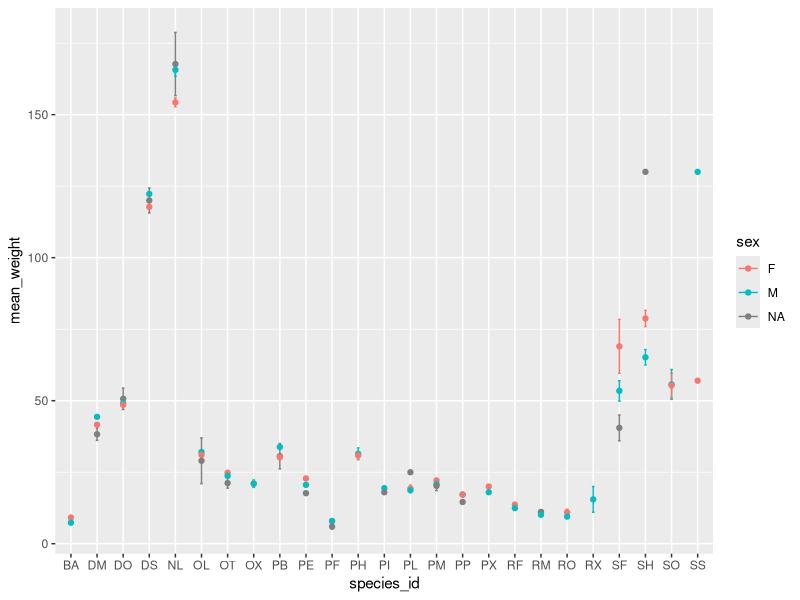

Source code (R):
# 16/10/2018
# MG
# Intro to Dplyr for SCC

# Install tidyverse 
install.packages("tidyverse")

#load tidyverse
require(tidyverse)
# this is an "umbrella-package" including tidyr, dplyr, ggplot2, tibble, etc. that share interfaces and data structure to allow data anlysis to flow easily from one task to another.

# working though example from datacarpentry (https://datacarpentry.org/R-ecology-lesson/03-dplyr.html)

#downloaded data sets and saved them to my desktop 
setwd("C:/Users/mg57/Box Sync/Coding club/tidyverse eg/1314459")
setwd("C:/Users/Owner/Box Sync/Coding club/tidyverse eg/1314459")

# load data using read_csv() function, from the tidyverse package readr, instead of  read.csv()
surveys <- read_csv("combined.csv")

# inspect the data
str(surveys)

# use print() finction to view tibble in console. 
print(surveys)

# in readr::read_csv() data frames are automatically read in as tbl_df ("tibbles")
# main differences:

# Displays the data type of each column under its name: 
  # int - integer
  # dbl - real numbers
  # chr - character 
  # dttm - date-times 

# it only prints the first few rows of data and only as many columns as fit on one screen.
# Columns of class character are never converted into factors.



#### Using Dply functions to start manipulating data in R  ####

# there are 6 key verbs that will solve the majoriy of data mainpulation problems:

# select(): subset columns
# filter(): subset rows on conditions
# mutate(): create new columns by using information from other columns
# group_by() and summarize(): create summary statisitcs on grouped data
# arrange(): sort results

# all functions work in the same way:

# verb(data frame, variables)
# build on this to acheive more complex results...

# Start off with selecting columns and filtering rows 

select(surveys, # data frame
       plot_id, species_id, weight # vaiables
       ) 

filter(surveys, year == 1995)

#### Intro to pipes ####

# Piping allows you to easily nest functions to stop your workspace becoming too cluttered  but still makes the code readable. You can read the pipe like the word "then"

# Pipes in R look like  %>% and are made available via the magrittr package (in the tidyverse). If you use RStudio, you can type the pipe with Ctrl + Shift + M if you have a PC or Cmd + Shift + M if you have a Mac.

# we have to change the verb-data frame-variable rule above to data frame-verb-variable:

surveys_sml <- surveys %>%
  filter(weight < 5) %>%
  select(species_id, sex, weight)

# in the above example, we took the data frame surveys, then we filtered for rows with weight < 5, then we selected columns species_id,  sex, and weight and made a new data frame: surveys_sml 

surveys_sml

# you can also use pipes with non-dplyr functions
# eg. if you want to just see the first couple of linkes of the tbl

surveys %>%
  filter(weight < 5) %>%
  select(species_id, sex, weight) %>%
  head()

#### Mutate #### 

# Use mutate to create a new column based on the values of exisitng columns for example changing units or finding the ratio between columns 

surveys %>%
  mutate(weight_kg                                # new column name
         = weight / 1000                          # create values 
         )

# You can also create a second new column based on the values in the 1st new column using a single line of code 

surveys %>%
  mutate(weight_kg = weight / 1000,
         weight_kg2 = weight_kg * 2)

# Using the piping we can build on this to make the function more complex. 
# If we wanted to create a new table with the NAs removed we can use the filter fuction (is.na function to selected the NAs and the ! to select everything that is not an NA) 

surveys %>%
  filter(!is.na(weight)) %>%
  mutate(weight_kg = weight / 1000)

#### Group_by() and summerize() ####

# We often want to group data get a summary statistic for the group and then recombine into a single new data frame for plotting. 
# If we wanted to know how mean weight differed between sexes.

surveys %>%
  group_by(sex) %>%                                  # specifies the groups i.e. the new rows
  summarize(mean_weight = mean(weight, na.rm = T))   # like mutate will create a new column based on previous data fraom vailues (from weight)

# We can also group by multiple columns for example if we wanting to include information on sepcies
surveys %>%
  group_by(sex, species_id) %>%                       # this time the specific row information is split over two columns
  summarize(mean_weight = mean(weight, na.rm = TRUE))

# when we do this we have a load of data at the bottom of the tbl that contains NaN (not a number) because the individuals were id'd but not sexed or weighed:
surveys %>%
  group_by(sex, species_id) %>%
  summarize(mean_weight = mean(weight, na.rm = TRUE)) %>%
  tail()

# again we can use filter to remove these NA before we make the new data frame

surveys %>%
  filter(!is.na(weight)) %>%
  group_by(sex, species_id) %>%
  summarize(mean_weight = mean(weight)) %>%
  print(n =64)

surveys %>%
  filter(!is.na(weight)) %>%
  group_by(sex, species_id) %>%
  summarize(mean_weight = mean(weight)) %>%
  tail()

# We can also get more calculate a number or variables... so if you wanted additional summary statistics:

surveys %>%
  filter(!is.na(weight)) %>%
  group_by(sex, species_id) %>%
  summarize(mean_weight = mean(weight),
            sd_weight = sd(weight),
            se_weight = sd_weight/sqrt(n()))

# and we can pipe in additional functions such as arrange()

surveys %>%
  filter(!is.na(weight)) %>%
  group_by(sex, species_id) %>%
  summarize(mean_weight = mean(weight),
            sd_weight = sd(weight),
            se_weight = sd_weight/sqrt(n())) %>%
  arrange(desc(mean_weight))

### data visualisation ####

# you can then pipe in ggplot at the end for rapid flexible data visualization  
  
surveys %>%
  filter(!is.na(weight)) %>%
  group_by(sex, species_id) %>%
  summarize(mean_weight = mean(weight),
            sd_weight = sd(weight),
            se_weight = sd_weight/sqrt(n())) %>%
  arrange(desc(mean_weight)) %>%
  ggplot(aes(x=species_id, y=mean_weight, colour = sex)) +
  geom_errorbar(aes(ymin=mean_weight - se_weight, ymax= mean_weight +se_weight), width=.1) +
  geom_point()


### Reshaping data with gather and spread ####

# The surveys data frame is in a tidy format, the rows contain the values variables (sex, weight etc) associated with each record (observation). But if instead of comparing records, we wanted to compare the different mean weight of each species between plots? 

# Now our obervation needs to become the plot and the variables the mean weight of each species associated with that plot (still tidy data just our observation has changed)

# we can use the spread() function to acheive this 
  
# spread() takes three principal arguments:
  
  # the data
  # the key column variable whose values will become new column names.
  # the value column variable whose values will fill the new column variables.

# use group_by() and summerise() to create data frame of mean weights (as above)

surveys_gw <- surveys %>%
  filter(!is.na(weight)) %>%
  group_by(genus, plot_id) %>%
  summarize(mean_weight = mean(weight))

surveys_gw                 #the observations for each plot are spread across a number of rows 

# use spread to get a single row per plot 
surveys_spread <- surveys_gw %>%                # the data 
  spread(key = genus,                           # the key column variable that becomes new column names 
         value = mean_weight,                   # the value column that will fill the new column variables 
        fill = 0,                               # this is an additional agument which can be set... in this case we want to set mean weight to 0 because that species was not recorded in the plot
  )
         
surveys_spread

# Gather will do the oppostie 














